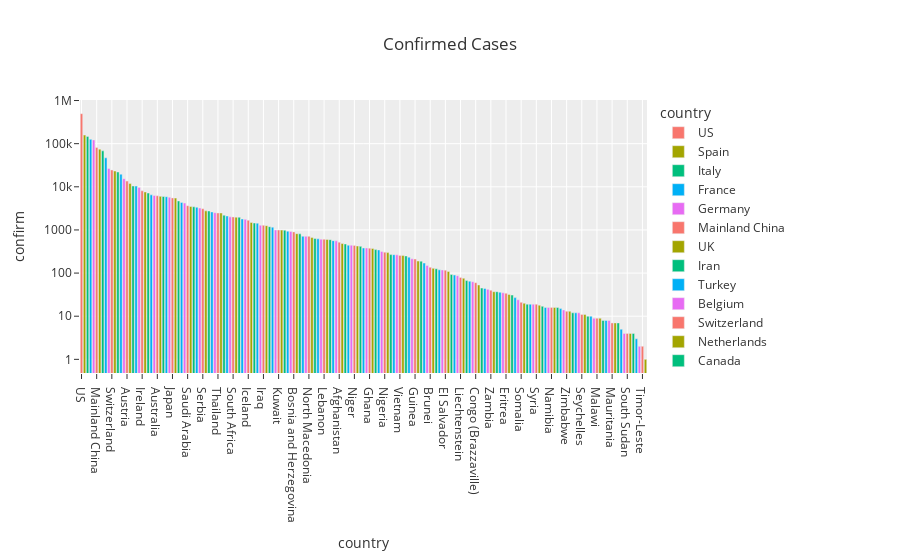
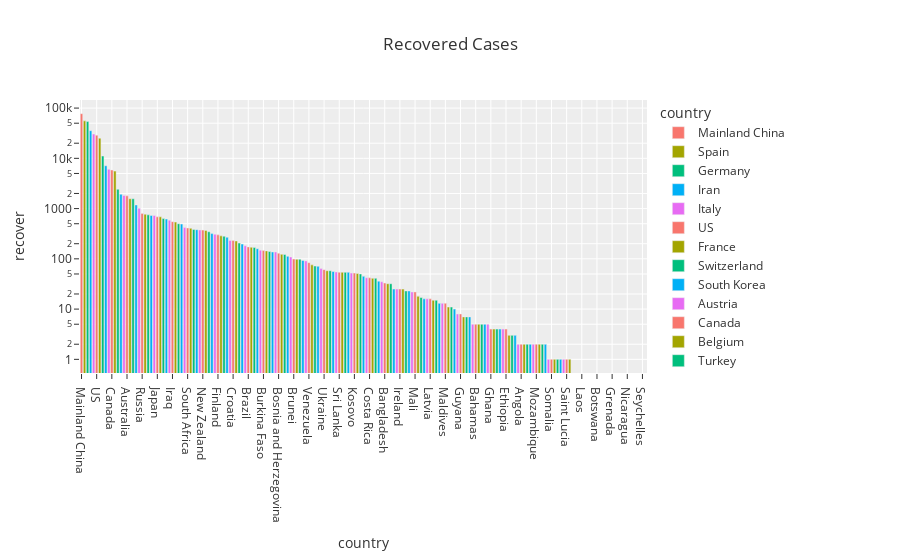
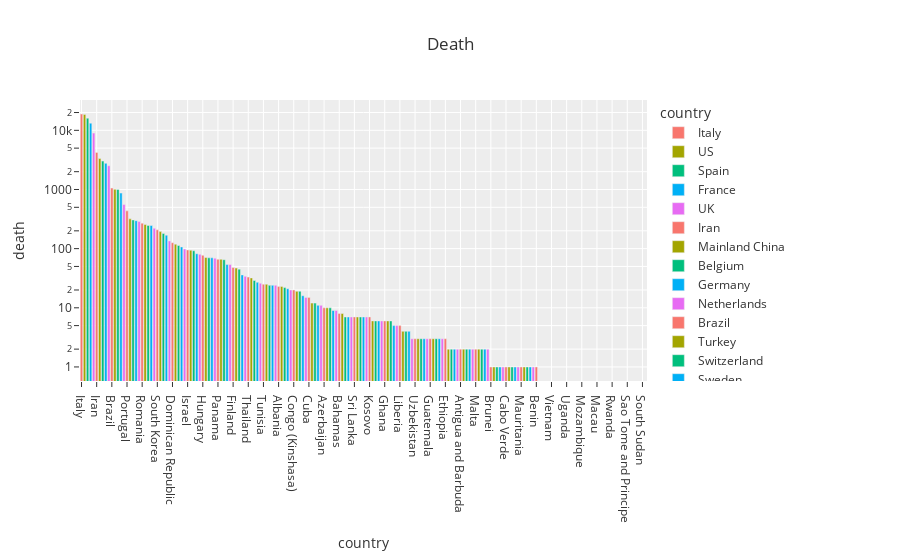

Notebook source saved alongside these figures, in order:
### Code cell
fig = px.bar(dgc[['country', 'confirm']].sort_values('confirm', ascending=False),
             y="confirm", x="country", color='country',
             log_y=True, template='ggplot2', title='Confirmed Cases')
fig.show()
fig = px.bar(dgc[['country', 'recover']].sort_values('recover', ascending=False),
             y="recover", x="country", color='country',
             log_y=True, template='ggplot2', title='Recovered Cases')
fig.show()

fig = px.bar(dgc[['country', 'death']].sort_values('death', ascending=False),
             y="death", x="country", color='country',
             log_y=True, template='ggplot2', title='Death')
fig.show()
